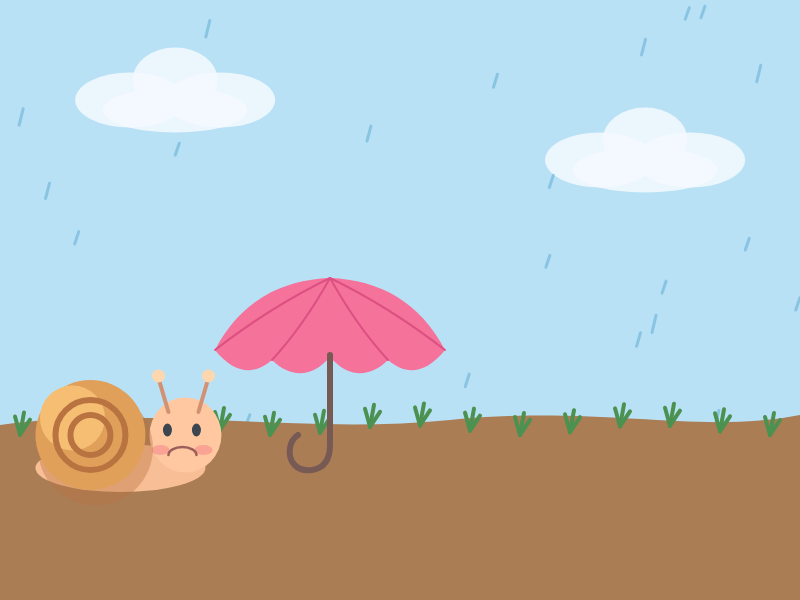
Frame 1 (no input)
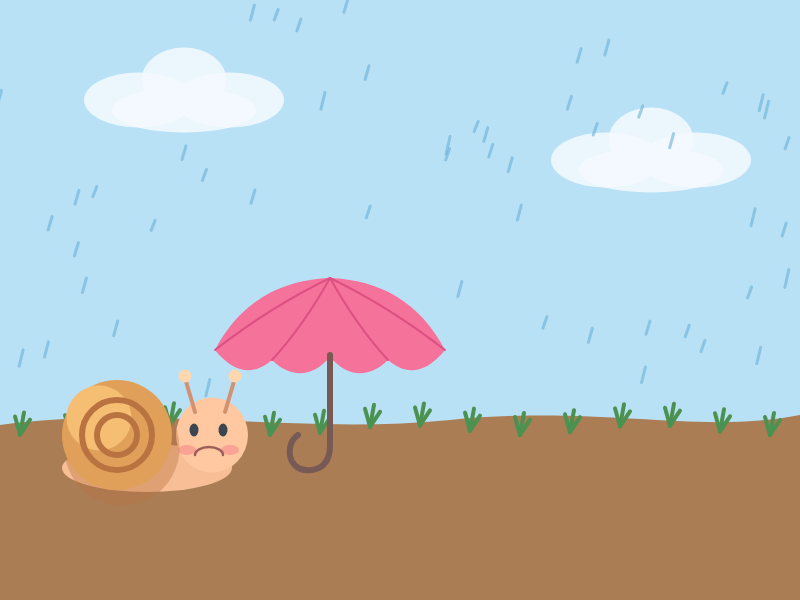
Frame 60 (no input)
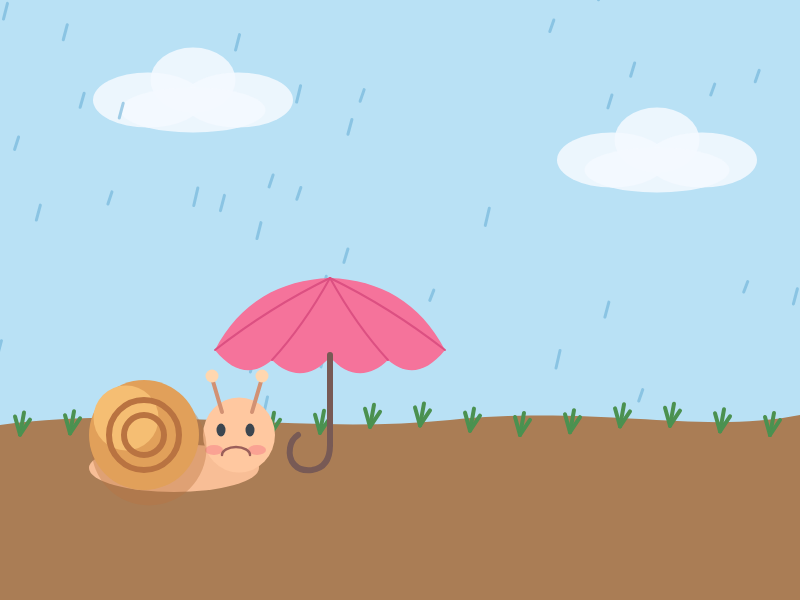
Frame 120 (the mouse pressed at the canvas centre since frame 60)

The p5.js sketch that drew these frames (run headless with seeded random() and noise() and a simulated clock; from frame 60 on, the mouse is pressed at the canvas centre):

// p5.js sketch
// ── sketch.js
let sx=120,sy=430,ux=330,uy=350;
let rain=[],drops=[],spark=[];
let dragging=false,happy=false,timer=0;
let canAttach=true,leaving=false;

let clouds=[
  {x:130,y:100,s:.15},
  {x:600,y:160,s:.1}
];

function setup(){
  createCanvas(800,600);

  for(let i=0;i<70;i++){
    rain.push({
      x:random(width),
      y:random(-500,height),
      s:random(4,7),
      l:random(10,18)
    });
  }
}

function draw(){
  background(185,225,245);

  drawClouds();
  drawRain();
  ground();
  grass();

  sx+=happy?1.4:.45;
  if(sx>width+100)sx=-100;

  if(happy&&!dragging){
    ux=sx;
    uy=sy-105;
  }

  umbrella(ux,uy);
  water();
  snail();
}

function drawClouds(){
  noStroke();
  fill(245,250,255,220);

  for(let c of clouds){
    c.x+=c.s;
    if(c.x>width+150)c.x=-150;

    ellipse(c.x,c.y,110,55);
    ellipse(c.x+45,c.y-20,85,65);
    ellipse(c.x+90,c.y,110,55);
    ellipse(c.x+45,c.y+10,145,45);
  }
}

function drawRain(){
  stroke(105,175,215,150);
  strokeWeight(3);

  for(let r of rain){
    let hide=happy&&abs(r.x-ux)<25&&r.y>uy-150&&r.y<uy-65;

    if(!hide){
      line(r.x,r.y,r.x-4,r.y+r.l);
    }

    r.y+=r.s;

    if(r.y>height){
      r.y=random(-100,0);
      r.x=random(width);
    }
  }

  if(happy){
    timer++;

    if(timer>8){
      drops.push({
        x:ux,
        y:uy-150,
        t:0,
        side:random()<.5?-1:1
      });

      timer=0;
    }
  }
}

function water(){

  // 蓝色雨滴沿着伞面滑下
  for(let i=drops.length-1;i>=0;i--){

    let d=drops[i];

    if(d.t===0){

      d.y+=8;

      noStroke();
      fill(70,180,240);
      ellipse(d.x,d.y,10,16);

      if(d.y>=uy-72){
        d.t=.01;
      }

    }else{

      d.t+=.08;

      let t=d.t;

      d.x=ux+d.side*90*t;
      d.y=uy-72+55*t+18*t*t;

      fill(70,180,240);
      ellipse(d.x,d.y,10,14);

      if(t>=1){
        burst(d.x,d.y,d.side);
        drops.splice(i,1);
      }
    }
  }

  // 彩色烟花水花
  for(let i=spark.length-1;i>=0;i--){

    let s=spark[i];

    s.x+=s.vx;
    s.y+=s.vy;
    s.vy+=.08;
    s.life--;

    // 彩色发光外圈
    noStroke();
    fill(
      s.c[0],
      s.c[1],
      s.c[2],
      s.life*2
    );

    ellipse(
      s.x,
      s.y,
      s.size*2.2
    );

    // 白色亮点
    fill(255,255,255,s.life*7);

    ellipse(
      s.x,
      s.y,
      s.size*.6
    );

    // 彩色中心
    fill(
      s.c[0],
      s.c[1],
      s.c[2],
      s.life*7
    );

    ellipse(
      s.x,
      s.y,
      s.size
    );

    if(s.life<=0){
      spark.splice(i,1);
    }
  }
}

function burst(x,y,side){

  // 这里完全没有绿色
  let colors=[
    [255,60,130],   // 粉红
    [255,120,30],   // 橙色
    [255,220,40],   // 黄色
    [50,180,255],   // 蓝色
    [150,70,255],   // 紫色
    [255,60,210]    // 玫红
  ];

  for(let i=0;i<10;i++){

    let c=random(colors);

    spark.push({
      x:x,
      y:y,
      vx:side*random(2,5)+random(-.7,.7),
      vy:random(-3,2),
      size:random(5,10),
      life:35,
      c:c
    });
  }
}

function ground(){

  noStroke();
  fill(170,125,85);

  beginShape();

  vertex(0,425);

  bezierVertex(
    150,405,
    300,435,
    450,420
  );

  bezierVertex(
    600,405,
    700,435,
    800,415
  );

  vertex(800,600);
  vertex(0,600);

  endShape(CLOSE);
}

function grass(){

  stroke(75,145,80);
  strokeWeight(4);

  for(let x=20;x<width;x+=50){

    let y=430+sin(x*.1)*5;

    line(x,y,x-5,y-18);
    line(x,y,x+4,y-22);
    line(x,y,x+10,y-15);
  }
}

function umbrella(x,y){

  push();
  translate(x,y);

  // 伞面
  noStroke();
  fill(245,115,155);

  beginShape();

  vertex(-115,0);

  bezierVertex(
    -95,25,
    -75,25,
    -58,10
  );

  bezierVertex(
    -40,28,
    -18,28,
    0,7
  );

  bezierVertex(
    18,28,
    40,28,
    58,10
  );

  bezierVertex(
    75,25,
    95,25,
    115,0
  );

  bezierVertex(
    90,-48,
    50,-70,
    0,-72
  );

  bezierVertex(
    -50,-70,
    -90,-48,
    -115,0
  );

  endShape(CLOSE);

  // 伞面线条
  noFill();
  stroke(220,80,130);
  strokeWeight(2);

  bezier(-115,0,-70,-35,-35,-55,0,-72);
  bezier(0,-72,35,-55,70,-35,115,0);
  bezier(-58,10,-35,-15,-15,-45,0,-72);
  bezier(0,-72,15,-45,35,-15,58,10);

  // 伞柄
  stroke(120,90,85);
  strokeWeight(6);

  line(0,5,0,95);

  // J型手柄
  noFill();

  beginShape();

  vertex(0,95);

  bezierVertex(
    0,108,
    -5,118,
    -18,120
  );

  bezierVertex(
    -34,122,
    -42,111,
    -40,98
  );

  bezierVertex(
    -39,91,
    -35,87,
    -32,85
  );

  endShape();

  pop();
}

function snail(){

  push();
  translate(sx,sy);

  // 身体
  noStroke();
  fill(248,190,150);

  ellipse(
    0,
    happy?48:38,
    happy?175:170,
    happy?38:48
  );

  // 头
  fill(255,200,160);

  ellipse(
    65,
    happy?10:5,
    72,
    happy?65:75
  );

  // 触角
  stroke(210,145,115);
  strokeWeight(4);

  line(48,-18,38,-52);
  line(78,-18,88,-52);

  noStroke();
  fill(255,215,175);

  ellipse(38,-54,13,13);
  ellipse(88,-54,13,13);

  // 眼睛
  fill(60,70,80);

  ellipse(47,0,9,13);
  ellipse(76,0,9,13);

  // 腮红
  fill(245,125,135,130);

  ellipse(40,20,18,10);
  ellipse(83,20,18,10);

  // 嘴巴
  noFill();
  stroke(155,95,90);
  strokeWeight(2.5);

  if(happy){
    arc(62,18,28,18,0,PI);
  }else{
    arc(62,25,28,16,PI,TWO_PI);
  }

  // 蜗牛壳
  noStroke();

  fill(185,115,65,100);
  ellipse(-25,18,115,115);

  fill(225,160,90);
  ellipse(-30,5,110,110);

  fill(245,190,115);
  ellipse(-48,-12,65,65);

  noFill();
  stroke(185,115,65);
  strokeWeight(6);

  arc(-30,5,70,70,.2,TWO_PI+.2);
  arc(-30,5,40,40,.4,TWO_PI+.4);

  pop();
}

function checkUmbrella(){

  let d=dist(ux,uy,sx,sy-90);

  if(leaving&&d>130){
    canAttach=true;
    leaving=false;
  }

  if(canAttach&&d<105){

    happy=true;

    ux=sx;
    uy=sy-105;

    canAttach=false;
  }
}

function startDrag(x,y){

  if(dist(x,y,ux,uy)<120){

    dragging=true;

    if(happy){

      happy=false;
      leaving=true;
      canAttach=false;
      timer=0;
    }
  }
}

function moveDrag(x,y){

  if(dragging){

    ux=x;
    uy=y;

    checkUmbrella();
  }
}

function endDrag(){
  dragging=false;
}

function mousePressed(){
  startDrag(mouseX,mouseY);
  return false;
}

function mouseDragged(){
  moveDrag(mouseX,mouseY);
  return false;
}

function mouseReleased(){
  endDrag();
  return false;
}

function touchStarted(){

  if(touches.length){
    startDrag(touches[0].x,touches[0].y);
  }

  return false;
}

function touchMoved(){

  if(touches.length){
    moveDrag(touches[0].x,touches[0].y);
  }

  return false;
}

function touchEnded(){
  endDrag();
  return false;
}
